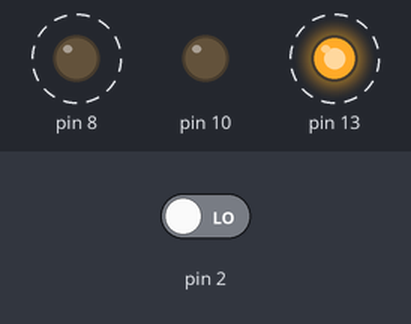
This sketch was run on a simulated Arduino Uno, built with avr-gcc and run on an emulated ATmega328P. Parts: output pins drawn as LEDs (lit = HIGH). Dashed ring = blinking. Inputs (shaded band) come from the test bench; at power-on: pin 2 LOW.

Above: at 1.25 s.
1.3 s: pin 2 driven HIGH
At 1.65 s:
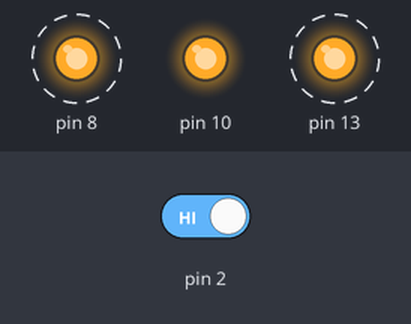
4.3 s: pin 2 driven LOW
At 5.25 s:
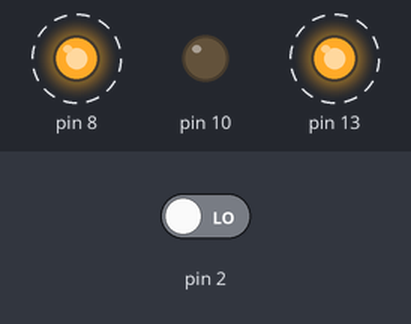
Timing chart, 0 to 13.3 s (numbered marks = the images above; inputs shaded):
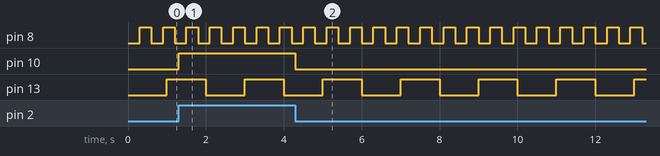

Measured:
- after the input at 1.3 s, pin 10: LOW → HIGH at once
- after the input at 4.3 s, pin 10: HIGH → LOW at once
- by itself, pin 8: alternates HIGH for 0.30 s and LOW for 0.30 s
- by itself, pin 13: alternates HIGH for 1.0 s and LOW for 1.0 s

The sketch:

P02_blink_non_bloccante.ino
```cpp
unsigned long t1, t2 = 0;

void setup() {
  pinMode(2, INPUT);
  pinMode(10, OUTPUT);
  pinMode(13, OUTPUT);
  pinMode(8, OUTPUT);
}

void loop() {
  unsigned long intervallo = millis() - t1;
  if (intervallo >= 1000) {
    digitalWrite(13, !digitalRead(13));
    t1 = millis();
  }

  intervallo = millis() - t2;
  if (intervallo >= 300) {
    digitalWrite(8, !digitalRead(8));
    t2 = millis();
  }

  int bt = digitalRead(2);
  digitalWrite(10, bt);
}
```
